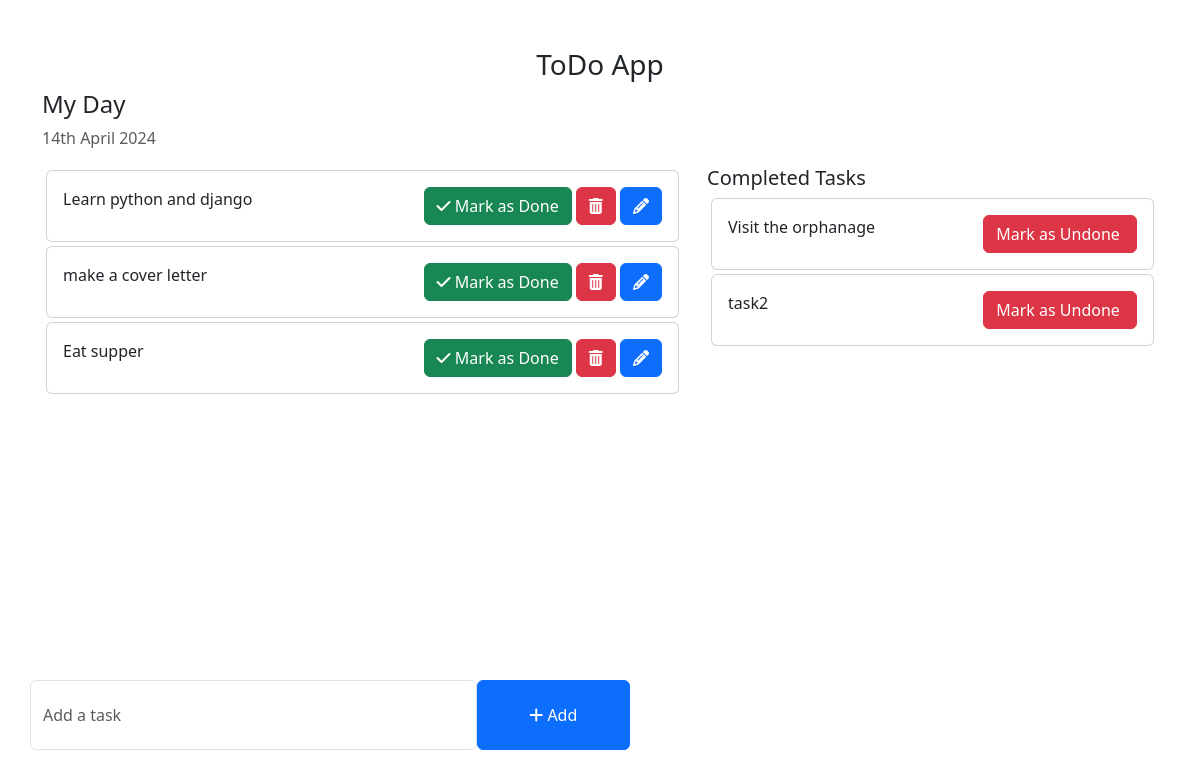
The page / on the database its author committed.
### todos/models.py (models this page shows, shortened)
class Task(models.Model):
    task = models.CharField(max_length=250)
    is_completed = models.BooleanField(default=False)
    created_at = models.DateTimeField(auto_now_add=True)
    updated_at = models.DateTimeField(auto_now=True)

### todo_main/views.py (the view)
# urls.py: 2. Add a URL to urlpatterns:  path('', views.home, name='home')
def home(request):
    tasks = Task.objects.filter(is_completed=False).order_by('-updated_at')
    completed_tasks = Task.objects.filter(is_completed=True).order_by('updated_at')
    context = {
        'tasks' : tasks,
        'completed_tasks': completed_tasks,
    }
    return render(request, 'home.html', context)

### templates/home.html (shortened to what this page needs)
{% load static %}
<!DOCTYPE html>
<html lang="en">
<head>
    <link href="https://cdn.jsdelivr.net/npm/bootstrap@5.3.0-alpha1/dist/css/bootstrap.min.css" rel="stylesheet">
    <link rel="stylesheet" href="https://cdnjs.cloudflare.com/ajax/libs/font-awesome/4.7.0/css/font-awesome.min.css">
</head>
<body>
    <div class="container">
        <h3 class="pt-5 text-center">ToDo App</h3>
        <div class="row">
            <h4>My Day</h4>
            <p class="text-muted">{% now "jS F Y" %}</p>
            <div class="col-md-7 col-lg-7" style="height: 450px; overflow: scroll;">
                {% for task in tasks %}
                <div class="card m-1">
                    <div class="card-body">
                        {{task.task}}
                        <span style="position: relative; float: right;">
                            <a href="{% url 'mark_as_done' task.pk %}" class="btn btn-success"><i class="fa fa-check"></i> Mark as Done</a>
                            <a href="{% url 'delete_task' task.pk %}" class="btn btn-danger"><i class="fa fa-trash"></i></a>
                            <a href="{% url 'edit_task' task.pk %}" class="btn btn-primary"><i class="fa fa-pencil"></i></a>
                        </span>
                    </div>
                </div>
                {% endfor %}
            </div>
            <div class="col-md-5 col-lg-5">
                <h5>Completed Tasks</h5>
                {% for task in completed_tasks %}
                <div class="card m-1">
                    <div class="card-body">
                        {{task.task}}
                        <button type="button" class="btn btn-danger" style="float: right;">
                            <a href="{% url 'mark_as_undone' task.pk %}" style="text-decoration: none; color: white; " >Mark as Undone
                            </a>
                        </button>
                    </div>
                </div>
                {% endfor %}
            </div>
        </div>
        <div class="row">
            <div class="col-md-6 col-lg-6 p-0" style="position: absolute; bottom: 50px;">
                <form action="{% url 'addTask' %}" method="POST">
                    <div class="form-group">
                        <span style="display: flex;">
                            <input type="text" name="task" class="form-control" placeholder="Add a task">
                            <button type="submit" class="btn btn-primary" style="width: 200px;"  ><i class="fa fa-plus"></i> Add</button>
                        </span>
                    </div>
                </form>
            </div>
        </div>
    </div>
</body>
</html>

### templates/home.html (style rules this page uses)
.form-control { padding: 1.375rem .75rem !important; }

### rows shown on the page
Task: task "Learn python and django"
Task: task "make a cover letter"
Task: task "Eat supper"
Task: task "Visit the orphanage"
Task: task "task2"
